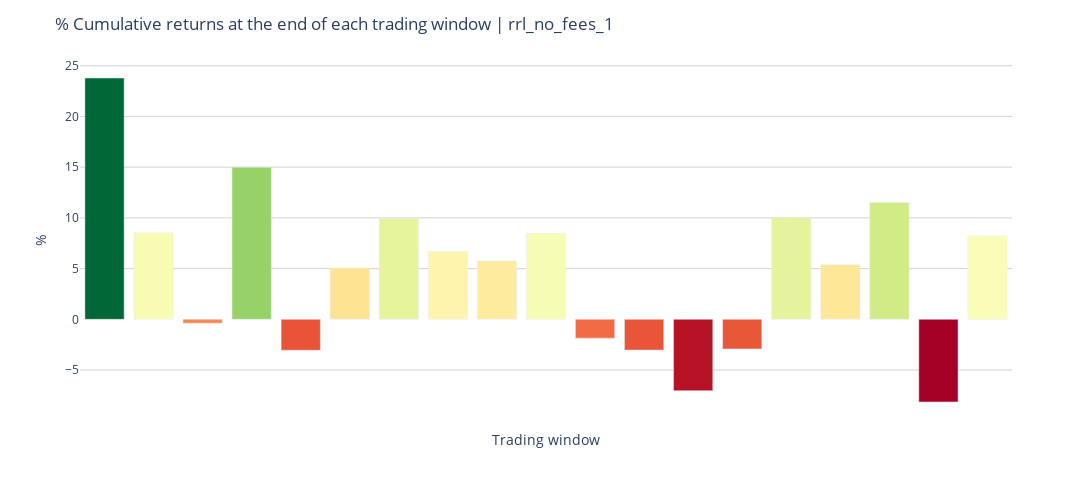

The notebook cell this image was saved under:
### Code cell
df_barplot = generate_df_barplot(df)
title = f"% Cumulative returns at the end of each trading window | {setting}"

layout = generate_layout(
    fig_height=500, 
    fig_width=1100, 
    fig_title=title,
    x_axis_args={"title": {"text": "Trading window"}}, 
    y_axis_args={"gridcolor": "lightgrey", "title": {"text": "%"}}
)
fig = make_cumrets_barplot(df_barplot, layout)

fig.show()

### Figure 1 — Plotly figure (JSON) as saved in the notebook; plotly's stock layout.template omitted (floating-point values rounded to 4 significant figures)
{"data": [{"alignmentgroup": "True", "hovertemplate": "Trading window=%{x}<br>Cumulative returns=%{marker.color}<extra></extra>", "legendgroup": "", "marker": {"color": [23.79, 8.53, -0.38, 14.99, -3.05, 5.05, 9.95, 6.72, 5.75, 8.48, -1.86, -3.03, -7.03, -2.92, 10, 5.38, 11.52, -8.15, 8.22], "coloraxis": "coloraxis", "pattern": {"shape": ""}}, "name": "", "offsetgroup": "", "orientation": "v", "showlegend": false, "textposition": "auto", "type": "bar", "x": ["2010-06-30/2010-10-14 - sr=2.53", "2010-11-19/2011-03-09 - sr=1.35", "2011-04-14/2011-08-01 - sr=-0.0", "2011-09-07/2011-12-21 - sr=1.04", "2012-01-31/2012-05-16 - sr=-0.41", "2012-06-22/2012-10-08 - sr=0.68", "2012-11-15/2013-03-06 - sr=1.42", "2013-04-12/2013-07-29 - sr=0.92", "2013-09-04/2013-12-18 - sr=0.91", "2014-01-28/2014-05-14 - sr=1.32", "2014-06-20/2014-10-06 - sr=-0.31", "2014-11-11/2015-03-02 - sr=-0.34", "2015-04-08/2015-07-23 - sr=-1.02", "2015-08-28/2015-12-14 - sr=-0.23", "2016-01-22/2016-05-09 - sr=1.01", "2016-06-15/2016-09-29 - sr=0.66", "2016-11-04/2017-02-23 - sr=1.81", "2017-03-31/2017-07-18 - sr=-1.26", "2017-08-23/2017-12-07 - sr=1.19"], "xaxis": "x", "y": [23.79, 8.53, -0.38, 14.99, -3.05, 5.05, 9.95, 6.72, 5.75, 8.48, -1.86, -3.03, -7.03, -2.92, 10, 5.38, 11.52, -8.15, 8.22], "yaxis": "y"}], "layout": {"barmode": "relative", "coloraxis": {"colorbar": {"title": {"text": "Cumulative returns"}}, "colorscale": [[0, "rgb(165,0,38)"], [0.1, "rgb(215,48,39)"], [0.2, "rgb(244,109,67)"], [0.3, "rgb(253,174,97)"], [0.4, "rgb(254,224,139)"], [0.5, "rgb(255,255,191)"], [0.6, "rgb(217,239,139)"], [0.7, "rgb(166,217,106)"], [0.8, "rgb(102,189,99)"], [0.9, "rgb(26,152,80)"], [1, "rgb(0,104,55)"]], "showscale": false}, "height": 500, "legend": {"tracegroupgap": 0}, "margin": {"t": 60}, "plot_bgcolor": "white", "title": {"text": "% Cumulative returns at the end of each trading window | rrl_no_fees_1"}, "width": 1100, "xaxis": {"anchor": "y", "domain": [0, 1], "showticklabels": false, "title": {"text": "Trading window"}}, "yaxis": {"anchor": "x", "domain": [0, 1], "gridcolor": "lightgrey", "title": {"text": "%"}}}}
